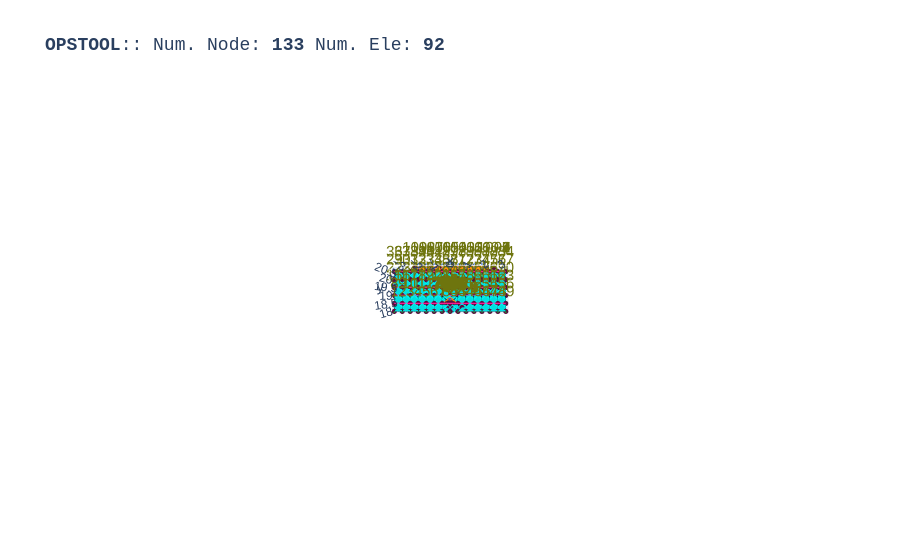

Notebook source saved alongside this figure:
### Code cell
opst.vis.plotly.plot_model(show_node_numbering=True, show_ele_numbering=False, show_nodal_loads = True)

### Figure 1 — Plotly figure (JSON) as saved in the notebook; plotly's stock layout.template omitted (floating-point values rounded to 4 significant figures; data arrays with more than 128 entries replaced by an {"elided": "..."} marker saying what was removed)
{"data": [{"color": "#00FFFF", "hoverinfo": "skip", "i": {"elided": "148 int values"}, "j": {"elided": "148 int values"}, "k": {"elided": "148 int values"}, "name": "ELE_TAG_FourNodeQuadWithSensitivity", "opacity": 1, "type": "mesh3d", "x": {"elided": "296 float values"}, "y": {"elided": "296 float values"}, "z": {"elided": "296 float values"}}, {"connectgaps": false, "hoverinfo": "skip", "line": {"color": "black", "width": 1}, "mode": "lines", "name": "Edge", "type": "scatter3d", "x": {"elided": "444 float values"}, "y": {"elided": "444 float values"}, "z": {"elided": "444 float values"}}, {"connectgaps": false, "hoverinfo": "skip", "line": {"color": "#0652ff", "width": 5}, "mode": "lines", "name": "DispBeamColumn2d", "type": "scatter3d", "x": [2.299, 1.798, NaN, 1.798, 1.298, NaN, 1.298, 0.7985, NaN, 0.7985, 0.2985, NaN, 0.2985, -0.2015, NaN, -0.2015, -0.7015, NaN, -0.7015, -1.202, NaN, -1.202, -1.702, NaN, -1.702, -2.201, NaN, -0.0355, -0.0873, NaN, -0.0873, -0.0982, NaN, -0.0982, -0.0632, NaN, -0.0632, 0.0014, NaN, 0.0014, 0.0653, NaN, 0.0653, 0.0987, NaN, 0.0987, 0.0859, NaN, 0.0859, 0.0329, NaN, 0.0329, -0.0355, NaN], "y": [20.75, 20.75, NaN, 20.75, 20.75, NaN, 20.75, 20.75, NaN, 20.75, 20.75, NaN, 20.75, 20.75, NaN, 20.75, 20.75, NaN, 20.75, 20.75, NaN, 20.75, 20.75, NaN, 20.75, 20.75, NaN, 18.58, 18.54, NaN, 18.54, 18.47, NaN, 18.47, 18.41, NaN, 18.41, 18.39, NaN, 18.39, 18.41, NaN, 18.41, 18.47, NaN, 18.47, 18.54, NaN, 18.54, 18.58, NaN, 18.58, 18.58, NaN], "z": [0.0, 0.0, NaN, 0.0, 0.0, NaN, 0.0, 0.0, NaN, 0.0, 0.0, NaN, 0.0, 0.0, NaN, 0.0, 0.0, NaN, 0.0, 0.0, NaN, 0.0, 0.0, NaN, 0.0, 0.0, NaN, 0.0, 0.0, NaN, 0.0, 0.0, NaN, 0.0, 0.0, NaN, 0.0, 0.0, NaN, 0.0, 0.0, NaN, 0.0, 0.0, NaN, 0.0, 0.0, NaN, 0.0, 0.0, NaN, 0.0, 0.0, NaN]}, {"connectgaps": false, "hoverinfo": "skip", "line": {"color": "#ff9408", "width": 5}, "mode": "lines", "name": "BeamContact2D", "type": "scatter3d", "x": [2.0, 2.299, NaN, 2.0, 1.798, NaN, 1.5, 1.798, NaN, 1.5, 1.298, NaN, 1.0, 1.298, NaN, 1.0, 0.7985, NaN, 0.5, 0.7985, NaN, 0.5, 0.2985, NaN, 0.0, 0.2985, NaN, 0.0, -0.2015, NaN, -0.5, -0.2015, NaN, -0.5, -0.7015, NaN, -1.0, -0.7015, NaN, -1.0, -1.202, NaN, -1.5, -1.202, NaN, -1.5, -1.702, NaN, -2.0, -1.702, NaN, -2.0, -2.201, NaN, 0.0, 0.0329, NaN, 0.0, -0.0355, NaN, -0.1414, -0.0355, NaN, -0.1414, -0.0873, NaN, -0.2, -0.0873, NaN, -0.2, -0.0982, NaN, -0.1414, -0.0982, NaN, -0.1414, -0.0632, NaN, 0.0, -0.0632, NaN, 0.0, 0.0014, NaN, 0.1414, 0.0014, NaN, 0.1414, 0.0653, NaN, 0.2, 0.0653, NaN, 0.2, 0.0987, NaN, 0.1414, 0.0987, NaN, 0.1414, 0.0859, NaN], "y": [20.5, 20.75, NaN, 20.5, 20.75, NaN, 20.5, 20.75, NaN, 20.5, 20.75, NaN, 20.5, 20.75, NaN, 20.5, 20.75, NaN, 20.5, 20.75, NaN, 20.5, 20.75, NaN, 20.5, 20.75, NaN, 20.5, 20.75, NaN, 20.5, 20.75, NaN, 20.5, 20.75, NaN, 20.5, 20.75, NaN, 20.5, 20.75, NaN, 20.5, 20.75, NaN, 20.5, 20.75, NaN, 20.5, 20.75, NaN, 20.5, 20.75, NaN, 18.69, 18.58, NaN, 18.69, 18.58, NaN, 18.63, 18.58, NaN, 18.63, 18.54, NaN, 18.49, 18.54, NaN, 18.49, 18.47, NaN, 18.35, 18.47, NaN, 18.35, 18.41, NaN, 18.29, 18.41, NaN, 18.29, 18.39, NaN, 18.35, 18.39, NaN, 18.35, 18.41, NaN, 18.49, 18.41, NaN, 18.49, 18.47, NaN, 18.63, 18.47, NaN, 18.63, 18.54, NaN], "z": [0.0, 0.0, NaN, 0.0, 0.0, NaN, 0.0, 0.0, NaN, 0.0, 0.0, NaN, 0.0, 0.0, NaN, 0.0, 0.0, NaN, 0.0, 0.0, NaN, 0.0, 0.0, NaN, 0.0, 0.0, NaN, 0.0, 0.0, NaN, 0.0, 0.0, NaN, 0.0, 0.0, NaN, 0.0, 0.0, NaN, 0.0, 0.0, NaN, 0.0, 0.0, NaN, 0.0, 0.0, NaN, 0.0, 0.0, NaN, 0.0, 0.0, NaN, 0.0, 0.0, NaN, 0.0, 0.0, NaN, 0.0, 0.0, NaN, 0.0, 0.0, NaN, 0.0, 0.0, NaN, 0.0, 0.0, NaN, 0.0, 0.0, NaN, 0.0, 0.0, NaN, 0.0, 0.0, NaN, 0.0, 0.0, NaN, 0.0, 0.0, NaN, 0.0, 0.0, NaN, 0.0, 0.0, NaN, 0.0, 0.0, NaN, 0.0, 0.0, NaN, 0.0, 0.0, NaN]}, {"customdata": ["eleTag: 1<br>connectedNodes:<br> [1 2 9 8]", "eleTag: 2<br>connectedNodes:<br> [ 2  3 10  9]", "eleTag: 3<br>connectedNodes:<br> [ 3  4 11 10]", "eleTag: 4<br>connectedNodes:<br> [ 4  5 12 11]", "eleTag: 5<br>connectedNodes:<br> [ 5  6 13 12]", "eleTag: 6<br>connectedNodes:<br> [ 6  7 14 13]", "eleTag: 7<br>connectedNodes:<br> [ 8  9 16 15]", "eleTag: 8<br>connectedNodes:<br> [ 9 10 17 16]", "eleTag: 9<br>connectedNodes:<br> [10 11 18 17]", "eleTag: 10<br>connectedNodes:<br> [11 12 19 18]", "eleTag: 11<br>connectedNodes:<br> [12 13 20 19]", "eleTag: 12<br>connectedNodes:<br> [13 14 21 20]", "eleTag: 13<br>connectedNodes:<br> [15 16 23 22]", "eleTag: 14<br>connectedNodes:<br> [16 17 24 23]", "eleTag: 15<br>connectedNodes:<br> [17 18 25 24]", "eleTag: 16<br>connectedNodes:<br> [18 19 26 25]", "eleTag: 17<br>connectedNodes:<br> [19 20 27 26]", "eleTag: 18<br>connectedNodes:<br> [20 21 28 27]", "eleTag: 19<br>connectedNodes:<br> [22 23 30 29]", "eleTag: 20<br>connectedNodes:<br> [23 24 31 30]", "eleTag: 21<br>connectedNodes:<br> [24 25 32 31]", "eleTag: 22<br>connectedNodes:<br> [25 26 33 32]", "eleTag: 23<br>connectedNodes:<br> [26 27 34 33]", "eleTag: 24<br>connectedNodes:<br> [27 28 35 34]", "eleTag: 25<br>connectedNodes:<br> [29 30 37 36]", "eleTag: 26<br>connectedNodes:<br> [30 31 38 37]", "eleTag: 27<br>connectedNodes:<br> [31 32 39 38]", "eleTag: 28<br>connectedNodes:<br> [32 33 40 39]", "eleTag: 29<br>connectedNodes:<br> [33 34 41 40]", "eleTag: 30<br>connectedNodes:<br> [34 35 42 41]", "eleTag: 31<br>connectedNodes:<br> [43 44 51 50]", "eleTag: 32<br>connectedNodes:<br> [44 45 52 51]", "eleTag: 33<br>connectedNodes:<br> [45 46 53 52]", "eleTag: 34<br>connectedNodes:<br> [46 47 54 53]", "eleTag: 35<br>connectedNodes:<br> [47 48 55 54]", "eleTag: 36<br>connectedNodes:<br> [48 49 56 55]", "eleTag: 37<br>connectedNodes:<br> [50 51 58 57]", "eleTag: 38<br>connectedNodes:<br> [51 52 59 58]", "eleTag: 39<br>connectedNodes:<br> [52 53 60 59]", "eleTag: 40<br>connectedNodes:<br> [53 54 61 60]", "eleTag: 41<br>connectedNodes:<br> [54 55 62 61]", "eleTag: 42<br>connectedNodes:<br> [55 56 63 62]", "eleTag: 43<br>connectedNodes:<br> [57 58 65 64]", "eleTag: 44<br>connectedNodes:<br> [58 59 66 65]", "eleTag: 45<br>connectedNodes:<br> [59 60 67 66]", "eleTag: 46<br>connectedNodes:<br> [60 61 68 67]", "eleTag: 47<br>connectedNodes:<br> [61 62 69 68]", "eleTag: 48<br>connectedNodes:<br> [62 63 70 69]", "eleTag: 49<br>connectedNodes:<br> [64 65 72 71]", "eleTag: 50<br>connectedNodes:<br> [65 66 73 72]", "eleTag: 51<br>connectedNodes:<br> [66 67 74 73]", "eleTag: 52<br>connectedNodes:<br> [67 68 75 74]", "eleTag: 53<br>connectedNodes:<br> [68 69 76 75]", "eleTag: 54<br>connectedNodes:<br> [69 70 77 76]", "eleTag: 55<br>connectedNodes:<br> [71 72 79 78]", "eleTag: 56<br>connectedNodes:<br> [72 73 80 79]", "eleTag: 57<br>connectedNodes:<br> [73 74 81 80]", "eleTag: 58<br>connectedNodes:<br> [74 75 82 81]", "eleTag: 59<br>connectedNodes:<br> [75 76 83 82]", "eleTag: 60<br>connectedNodes:<br> [76 77 84 83]", "eleTag: 61<br>connectedNodes:<br> [21 28 87 86]", "eleTag: 62<br>connectedNodes:<br> [28 35 88 87]", "eleTag: 63<br>connectedNodes:<br> [35 42 89 88]", "eleTag: 64<br>connectedNodes:<br> [86 87 64 57]", "eleTag: 65<br>connectedNodes:<br> [87 88 71 64]", "eleTag: 66<br>connectedNodes:<br> [88 89 78 71]", "eleTag: 67<br>connectedNodes:<br> [86 21 91 90]", "eleTag: 68<br>connectedNodes:<br> [21 14 92 91]", "eleTag: 69<br>connectedNodes:<br> [14  7 93 92]", "eleTag: 70<br>connectedNodes:<br> [ 7 85 94 93]", "eleTag: 71<br>connectedNodes:<br> [85 43 95 94]", "eleTag: 72<br>connectedNodes:<br> [43 50 96 95]", "eleTag: 73<br>connectedNodes:<br> [50 57 97 96]", "eleTag: 74<br>connectedNodes:<br> [57 86 90 97]"], "hovertemplate": "%{customdata}", "marker": {"color": "#00FFFF", "size": 3, "symbol": "diamond-open"}, "mode": "markers", "name": "ELE_TAG_FourNodeQuadWithSensitivity", "type": "scatter3d", "x": [-3.25, -2.75, -2.25, -1.75, -1.25, -0.75, -3.25, -2.75, -2.25, -1.75, -1.25, -0.75, -3.25, -2.75, -2.25, -1.75, -1.25, -0.75, -3.25, -2.75, -2.25, -1.75, -1.25, -0.75, -3.25, -2.75, -2.25, -1.75, -1.25, -0.75, 0.75, 1.25, 1.75, 2.25, 2.75, 3.25, 0.75, 1.25, 1.75, 2.25, 2.75, 3.25, 0.75, 1.25, 1.75, 2.25, 2.75, 3.25, 0.75, 1.25, 1.75, 2.25, 2.75, 3.25, 0.75, 1.25, 1.75, 2.25, 2.75, 3.25, -0.25, -0.25, -0.25, 0.25, 0.25, 0.25, -0.1603, -0.3354, -0.3354, -0.1603, 0.1603, 0.3354, 0.3354, 0.1603], "y": [18.25, 18.25, 18.25, 18.25, 18.25, 18.25, 18.75, 18.75, 18.75, 18.75, 18.75, 18.75, 19.25, 19.25, 19.25, 19.25, 19.25, 19.25, 19.75, 19.75, 19.75, 19.75, 19.75, 19.75, 20.25, 20.25, 20.25, 20.25, 20.25, 20.25, 18.25, 18.25, 18.25, 18.25, 18.25, 18.25, 18.75, 18.75, 18.75, 18.75, 18.75, 18.75, 19.25, 19.25, 19.25, 19.25, 19.25, 19.25, 19.75, 19.75, 19.75, 19.75, 19.75, 19.75, 20.25, 20.25, 20.25, 20.25, 20.25, 20.25, 19.25, 19.75, 20.25, 19.25, 19.75, 20.25, 18.83, 18.65, 18.33, 18.16, 18.16, 18.33, 18.65, 18.83], "z": [0.0, 0.0, 0.0, 0.0, 0.0, 0.0, 0.0, 0.0, 0.0, 0.0, 0.0, 0.0, 0.0, 0.0, 0.0, 0.0, 0.0, 0.0, 0.0, 0.0, 0.0, 0.0, 0.0, 0.0, 0.0, 0.0, 0.0, 0.0, 0.0, 0.0, 0.0, 0.0, 0.0, 0.0, 0.0, 0.0, 0.0, 0.0, 0.0, 0.0, 0.0, 0.0, 0.0, 0.0, 0.0, 0.0, 0.0, 0.0, 0.0, 0.0, 0.0, 0.0, 0.0, 0.0, 0.0, 0.0, 0.0, 0.0, 0.0, 0.0, 0.0, 0.0, 0.0, 0.0, 0.0, 0.0, 0.0, 0.0, 0.0, 0.0, 0.0, 0.0, 0.0, 0.0]}, {"customdata": ["eleTag: 1001<br>connectedNodes:<br> [100 101]", "eleTag: 1002<br>connectedNodes:<br> [101 102]", "eleTag: 1003<br>connectedNodes:<br> [102 103]", "eleTag: 1004<br>connectedNodes:<br> [103 104]", "eleTag: 1005<br>connectedNodes:<br> [104 105]", "eleTag: 1006<br>connectedNodes:<br> [105 106]", "eleTag: 1007<br>connectedNodes:<br> [106 107]", "eleTag: 1008<br>connectedNodes:<br> [107 108]", "eleTag: 1009<br>connectedNodes:<br> [108 109]", "eleTag: 7001<br>connectedNodes:<br> [7001 7002]", "eleTag: 7002<br>connectedNodes:<br> [7002 7003]", "eleTag: 7003<br>connectedNodes:<br> [7003 7004]", "eleTag: 7004<br>connectedNodes:<br> [7004 7005]", "eleTag: 7005<br>connectedNodes:<br> [7005 7006]", "eleTag: 7006<br>connectedNodes:<br> [7006 7007]", "eleTag: 7007<br>connectedNodes:<br> [7007 7008]", "eleTag: 7008<br>connectedNodes:<br> [7008 7009]", "eleTag: 7009<br>connectedNodes:<br> [7009 7001]"], "hovertemplate": "%{customdata}", "marker": {"color": "#0652ff", "size": 3, "symbol": "diamond-open"}, "mode": "markers", "name": "DispBeamColumn2d", "type": "scatter3d", "x": [2.049, 1.548, 1.048, 0.5485, 0.0485, -0.4515, -0.9515, -1.452, -1.951, -0.0614, -0.09275, -0.0807, -0.0309, 0.03335, 0.082, 0.0923, 0.0594, -0.0013], "y": [20.75, 20.75, 20.75, 20.75, 20.75, 20.75, 20.75, 20.75, 20.75, 18.56, 18.5, 18.44, 18.4, 18.4, 18.44, 18.51, 18.56, 18.58], "z": [0.0, 0.0, 0.0, 0.0, 0.0, 0.0, 0.0, 0.0, 0.0, 0.0, 0.0, 0.0, 0.0, 0.0, 0.0, 0.0, 0.0, 0.0]}, {"customdata": ["eleTag: 3050<br>connectedNodes:<br> [ 81 100]", "eleTag: 3050<br>connectedNodes:<br> [ 81 101]", "eleTag: 3051<br>connectedNodes:<br> [ 80 101]", "eleTag: 3051<br>connectedNodes:<br> [ 80 102]", "eleTag: 3052<br>connectedNodes:<br> [ 79 102]", "eleTag: 3052<br>connectedNodes:<br> [ 79 103]", "eleTag: 3053<br>connectedNodes:<br> [ 78 103]", "eleTag: 3053<br>connectedNodes:<br> [ 78 104]", "eleTag: 3054<br>connectedNodes:<br> [ 89 104]", "eleTag: 3054<br>connectedNodes:<br> [ 89 105]", "eleTag: 3055<br>connectedNodes:<br> [ 42 105]", "eleTag: 3055<br>connectedNodes:<br> [ 42 106]", "eleTag: 3056<br>connectedNodes:<br> [ 41 106]", "eleTag: 3056<br>connectedNodes:<br> [ 41 107]", "eleTag: 3057<br>connectedNodes:<br> [ 40 107]", "eleTag: 3057<br>connectedNodes:<br> [ 40 108]", "eleTag: 3058<br>connectedNodes:<br> [ 39 108]", "eleTag: 3058<br>connectedNodes:<br> [ 39 109]", "eleTag: 7010<br>connectedNodes:<br> [  90 7009]", "eleTag: 7010<br>connectedNodes:<br> [  90 7001]", "eleTag: 7011<br>connectedNodes:<br> [  91 7001]", "eleTag: 7011<br>connectedNodes:<br> [  91 7002]", "eleTag: 7012<br>connectedNodes:<br> [  92 7002]", "eleTag: 7012<br>connectedNodes:<br> [  92 7003]", "eleTag: 7013<br>connectedNodes:<br> [  93 7003]", "eleTag: 7013<br>connectedNodes:<br> [  93 7004]", "eleTag: 7014<br>connectedNodes:<br> [  94 7004]", "eleTag: 7014<br>connectedNodes:<br> [  94 7005]", "eleTag: 7015<br>connectedNodes:<br> [  95 7005]", "eleTag: 7015<br>connectedNodes:<br> [  95 7006]", "eleTag: 7016<br>connectedNodes:<br> [  96 7006]", "eleTag: 7016<br>connectedNodes:<br> [  96 7007]", "eleTag: 7017<br>connectedNodes:<br> [  97 7007]", "eleTag: 7017<br>connectedNodes:<br> [  97 7008]"], "hovertemplate": "%{customdata}", "marker": {"color": "#ff9408", "size": 3, "symbol": "diamond-open"}, "mode": "markers", "name": "BeamContact2D", "type": "scatter3d", "x": [2.149, 1.899, 1.649, 1.399, 1.149, 0.8993, 0.6493, 0.3993, 0.1493, -0.1007, -0.3507, -0.6007, -0.8507, -1.101, -1.351, -1.601, -1.851, -2.101, 0.01645, -0.01775, -0.08845, -0.1143, -0.1436, -0.1491, -0.1198, -0.1023, -0.0316, 0.0007, 0.0714, 0.1033, 0.1327, 0.1494, 0.12, 0.1136], "y": [20.62, 20.62, 20.62, 20.62, 20.62, 20.62, 20.62, 20.62, 20.62, 20.62, 20.62, 20.62, 20.62, 20.62, 20.62, 20.62, 20.62, 20.62, 18.63, 18.63, 18.61, 18.58, 18.51, 18.48, 18.41, 18.38, 18.35, 18.34, 18.37, 18.38, 18.45, 18.48, 18.55, 18.58], "z": [0.0, 0.0, 0.0, 0.0, 0.0, 0.0, 0.0, 0.0, 0.0, 0.0, 0.0, 0.0, 0.0, 0.0, 0.0, 0.0, 0.0, 0.0, 0.0, 0.0, 0.0, 0.0, 0.0, 0.0, 0.0, 0.0, 0.0, 0.0, 0.0, 0.0, 0.0, 0.0, 0.0, 0.0]}, {"customdata": {"elided": "133 str values"}, "hovertemplate": "x: %{x}<br>y: %{y}<br>z: %{z} <br>nodeTag: %{customdata}", "marker": {"color": "#580f41", "size": 3, "symbol": "circle"}, "mode": "markers", "name": "Nodes", "type": "scatter3d", "x": {"elided": "133 float values"}, "y": {"elided": "133 float values"}, "z": {"elided": "133 float values"}}, {"mode": "text", "name": "Node Tag", "text": {"elided": "133 str values"}, "textfont": {"color": "#6e750e", "size": 15}, "type": "scatter3d", "x": {"elided": "133 float values"}, "y": {"elided": "133 float values"}, "z": {"elided": "133 float values"}}, {"connectgaps": false, "hoverinfo": "skip", "line": {"color": "#15b01a", "width": 1}, "mode": "lines", "name": "BC", "type": "scatter3d", "x": {"elided": "340 float values"}, "y": {"elided": "340 float values"}, "z": {"elided": "340 float values"}}, {"connectgaps": false, "hoverinfo": "skip", "line": {"color": "#FF1493", "width": 2.5}, "mode": "lines", "name": "mp constraint", "type": "scatter3d", "x": [-3.5, 3.5, NaN, -3.5, 3.5, NaN, -3.5, 3.5, NaN, -3.5, 3.5, NaN, -3.5, 3.5, NaN], "y": [18.5, 18.5, NaN, 19.0, 19.0, NaN, 19.5, 19.5, NaN, 20.0, 20.0, NaN, 20.5, 20.5, NaN], "z": [0.0, 0.0, NaN, 0.0, 0.0, NaN, 0.0, 0.0, NaN, 0.0, 0.0, NaN, 0.0, 0.0, NaN]}], "layout": {"autosize": true, "font": {"family": "Arial, sans-serif"}, "scene": {"aspectmode": "data", "camera": {"eye": {"x": 0, "y": -0.1, "z": 10}}, "dragmode": "pan", "xaxis": {"showbackground": false}, "yaxis": {"showbackground": false}, "zaxis": {"showbackground": true, "showgrid": true, "showticklabels": false, "ticks": "", "title": {"text": ""}, "visible": true}}, "showlegend": false, "title": {"font": {"family": "courier", "size": 18}, "text": "<b>OPSTOOL</b>:: Num. Node: <b>133</b> Num. Ele: <b>92</b>"}}}
